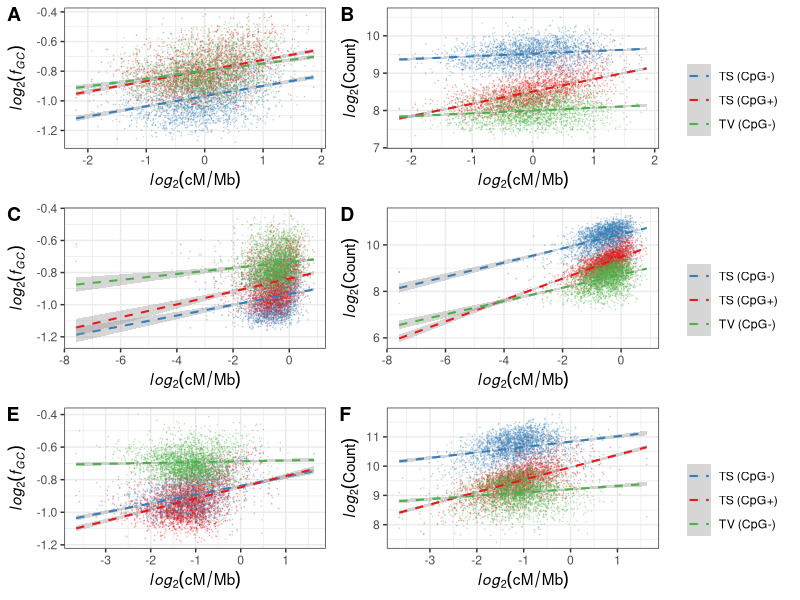

The R script that drew this image:
library(ggplot2)
library(cowplot)

## load data
data <- read.table("figS12.txt", header=T, sep = "\t")

## Supplementary figure 12
fS12a <- ggplot(subset(data, pop == "PPA"), aes(x=log2(cMmb), y=log2(freq),colour = mType,))  + geom_point(size=0.005,alpha=0.2) + 
  geom_smooth(method="lm", lty =2, lwd=0.7) +theme_bw() + theme(legend.title = element_blank())+
  xlab(expression(italic(log[2])(cM/Mb))) + ylab(expression(italic(log[2])(italic(f[GC])))) +
  scale_color_manual(values = c("#377eb8", "#e41a1c", "#4daf4a"))

legfS12a <- get_legend(fS12a)
fS12a <- fS12a + theme(legend.position = "none")

fS12b <- ggplot(subset(data, pop == "PPA"), aes(x=log2(cMmb), y=log2(count),colour = mType,))  + geom_point(size=0.005,alpha=0.2) + 
  geom_smooth(method="lm", lty =2, lwd=0.7) +theme_bw() + theme(legend.position = "none")+
  xlab(expression(italic(log[2])(cM/Mb))) + ylab(expression(italic(log[2])(Count))) +
  scale_color_manual(values = c("#377eb8", "#e41a1c", "#4daf4a"))

fS12c <- ggplot(subset(data, pop == "GGG"), aes(x=log2(cMmb), y=log2(freq),colour = mType,))  + geom_point(size=0.005,alpha=0.2) + 
  geom_smooth(method="lm", lty =2, lwd=0.7) +theme_bw() + theme(legend.title = element_blank())+
  xlab(expression(italic(log[2])(cM/Mb))) + ylab(expression(italic(log[2])(italic(f[GC])))) +
  scale_color_manual(values = c("#377eb8", "#e41a1c", "#4daf4a"))

legfS12c <- get_legend(fS12c)
fS12c <-fS12c + theme(legend.position = "none")

fS12d <- ggplot(subset(data, pop == "GGG"), aes(x=log2(cMmb), y=log2(count),colour = mType,))  + geom_point(size=0.005,alpha=0.2) + 
  geom_smooth(method="lm", lty =2, lwd=0.7) +theme_bw() + theme(legend.position = "none")+
  xlab(expression(italic(log[2])(cM/Mb))) + ylab(expression(italic(log[2])(Count))) +
  scale_color_manual(values = c("#377eb8", "#e41a1c", "#4daf4a"))

fS12e <- ggplot(subset(data, pop == "PAB"), aes(x=log2(cMmb), y=log2(freq),colour = mType,))  + geom_point(size=0.005,alpha=0.2) + 
  geom_smooth(method="lm", lty =2, lwd=0.7) +theme_bw() + theme(legend.title = element_blank())+
  xlab(expression(italic(log[2])(cM/Mb))) + ylab(expression(italic(log[2])(italic(f[GC])))) +
  scale_color_manual(values = c("#377eb8", "#e41a1c", "#4daf4a"))

legfS12e <- get_legend(fS12e)
fS12e <- fS12e + theme(legend.position = "none")

fS12f <- ggplot(subset(data, pop == "PAB"), aes(x=log2(cMmb), y=log2(count),colour = mType,))  + geom_point(size=0.005,alpha=0.2) + 
  geom_smooth(method="lm", lty =2, lwd=0.7) +theme_bw() + theme(legend.position = "none")+
  xlab(expression(italic(log[2])(cM/Mb))) + ylab(expression(italic(log[2])(Count))) +
  scale_color_manual(values = c("#377eb8", "#e41a1c", "#4daf4a"))

tt <- plot_grid(fS12a, fS12b, legfS12a,
                fS12c, fS12d, legfS12c,
                fS12e, fS12f, legfS12e, ncol = 3, align="bt", rel_widths = c(2,2,0.8), labels = c("A", "B", "", "C", "D", "", "E", "F", ""))
ggsave("figS12.pdf", tt, width=18.5, height=18, units = "cm")
